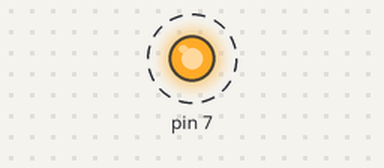
Bench run of a sketch on a simulated Arduino Uno, built with avr-gcc and run on an emulated ATmega328P. Shown: output pins drawn as LEDs (lit = HIGH). Dashed ring = blinking.

Above: at 10.5 s.
Timing chart, 0 to 14.6 s (numbered marks = the images above):
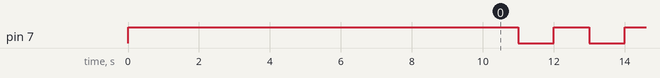

The sketch:

day_02_basic_program.ino
```cpp
void setup() {
  // put your setup code here, to run once:
pinMode(7,OUTPUT);
digitalWrite(7,HIGH);
delay(10000);
}

void loop() {
  // put your main code here, to run repeatedly:
digitalWrite(7,HIGH);
delay(1000);
digitalWrite(7,LOW);
delay(1000);
}
```

Measured:
- by itself, pin 7: alternates HIGH for 1.0 s and LOW for 1.0 s
